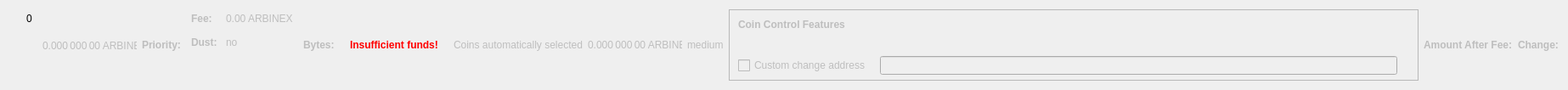
    <widget class="QWidget" name="dummyHideWidget" native="true">
     <property name="maximumSize">
      <size>
       <width>100</width>
       <height>22</height>
      </size>
     </property>
     <layout class="QHBoxLayout" name="dummyHideLayout">
      <item>
       <layout class="QFormLayout" name="formLayoutCoinControl1">
        <property name="horizontalSpacing">
         <number>10</number>
        </property>
        <property name="verticalSpacing">
         <number>14</number>
        </property>
        <property name="leftMargin">
         <number>10</number>
        </property>
        <property name="topMargin">
         <number>4</number>
        </property>
        <property name="rightMargin">
         <number>6</number>
        </property>
        <item row="0" column="1">
         <widget class="QLabel" name="labelCoinControlBytes">
          <property name="cursor">
           <cursorShape>IBeamCursor</cursorShape>
          </property>
          <property name="contextMenuPolicy">
           <enum>Qt::ActionsContextMenu</enum>
          </property>
          <property name="text">
           <string notr="true">0</string>
          </property>
          <property name="textInteractionFlags">
           <set>Qt::LinksAccessibleByMouse|Qt::TextSelectableByKeyboard|Qt::TextSelectableByMouse</set>
          </property>
         </widget>
        </item>
       </layout>
      </item>
      <item>
       <widget class="QLabel" name="labelCoinControlAfterFee">
        <property name="enabled">
         <bool>false</bool>
        </property>
        <property name="sizePolicy">
         <sizepolicy hsizetype="Fixed" vsizetype="Fixed">
          <horstretch>0</horstretch>
          <verstretch>0</verstretch>
         </sizepolicy>
        </property>
        <property name="minimumSize">
         <size>
          <width>111</width>
          <height>12</height>
         </size>
        </property>
        <property name="maximumSize">
         <size>
          <width>111</width>
          <height>12</height>
         </size>
        </property>
        <property name="cursor">
         <cursorShape>IBeamCursor</cursorShape>
        </property>
        <property name="contextMenuPolicy">
         <enum>Qt::ActionsContextMenu</enum>
        </property>
        <property name="text">
         <string notr="true">0.000 000 00 ARBINEX</string>
        </property>
        <property name="textInteractionFlags">
         <set>Qt::LinksAccessibleByMouse|Qt::TextSelectableByKeyboard|Qt::TextSelectableByMouse</set>
        </property>
       </widget>
      </item>
      <item>
       <widget class="QLabel" name="labelCoinControlPriorityText">
        <property name="enabled">
         <bool>false</bool>
        </property>
        <property name="font">
         <font>
          <weight>75</weight>
          <bold>true</bold>
         </font>
        </property>
        <property name="text">
         <string>Priority:</string>
        </property>
       </widget>
      </item>
      <item>
       <layout class="QHBoxLayout" name="horizontalLayout"/>
      </item>
      <item>
       <layout class="QFormLayout" name="formLayoutCoinControl3">
        <property name="horizontalSpacing">
         <number>10</number>
        </property>
        <property name="verticalSpacing">
         <number>14</number>
        </property>
        <property name="leftMargin">
         <number>6</number>
        </property>
        <property name="topMargin">
         <number>4</number>
        </property>
        <property name="rightMargin">
         <number>6</number>
        </property>
        <item row="0" column="0">
         <widget class="QLabel" name="labelCoinControlFeeText">
          <property name="enabled">
           <bool>false</bool>
          </property>
          <property name="font">
           <font>
            <weight>75</weight>
            <bold>true</bold>
           </font>
          </property>
          <property name="text">
           <string>Fee:</string>
          </property>
          <property name="margin">
           <number>0</number>
          </property>
         </widget>
        </item>
        <item row="0" column="1">
         <widget class="QLabel" name="labelCoinControlFee">
          <property name="enabled">
           <bool>false</bool>
          </property>
          <property name="cursor">
           <cursorShape>IBeamCursor</cursorShape>
          </property>
          <property name="contextMenuPolicy">
           <enum>Qt::ActionsContextMenu</enum>
          </property>
          <property name="text">
           <string notr="true">0.00 ARBINEX</string>
          </property>
          <property name="textInteractionFlags">
           <set>Qt::LinksAccessibleByMouse|Qt::TextSelectableByKeyboard|Qt::TextSelectableByMouse</set>
          </property>
         </widget>
        </item>
        <item row="1" column="0">
         <widget class="QLabel" name="labelCoinControlLowOutputText">
          <property name="enabled">
           <bool>false</bool>
          </property>
          <property name="font">
           <font>
            <weight>75</weight>
            <bold>true</bold>
           </font>
          </property>
          <property name="text">
           <string>Dust:</string>
          </property>
         </widget>
        </item>
        <item row="1" column="1">
         <widget class="QLabel" name="labelCoinControlLowOutput">
          <property name="enabled">
           <bool>false</bool>
          </property>
          <property name="cursor">
           <cursorShape>IBeamCursor</cursorShape>
          </property>
          <property name="contextMenuPolicy">
           <enum>Qt::ActionsContextMenu</enum>
          </property>
          <property name="text">
           <string>no</string>
          </property>
          <property name="textInteractionFlags">
           <set>Qt::LinksAccessibleByMouse|Qt::TextSelectableByKeyboard|Qt::TextSelectableByMouse</set>
          </property>
         </widget>
        </item>
       </layout>
      </item>
      <item>
       <widget class="QLabel" name="labelCoinControlBytesText">
        <property name="enabled">
         <bool>false</bool>
        </property>
        <property name="font">
         <font>
          <weight>75</weight>
          <bold>true</bold>
         </font>
        </property>
        <property name="text">
         <string>Bytes:</string>
        </property>
       </widget>
      </item>
      <item>
       <layout class="QFormLayout" name="formLayoutCoinControl2">
        <property name="horizontalSpacing">
         <number>10</number>
        </property>
        <property name="verticalSpacing">
         <number>14</number>
        </property>
        <property name="leftMargin">
         <number>6</number>
        </property>
        <property name="topMargin">
         <number>4</number>
        </property>
        <property name="rightMargin">
         <number>6</number>
        </property>
       </layout>
      </item>
      <item>
       <layout class="QHBoxLayout" name="horizontalLayoutCoinControl2">
        <property name="spacing">
         <number>8</number>
        </property>
        <property name="bottomMargin">
         <number>10</number>
        </property>
       </layout>
      </item>
      <item>
       <widget class="QLabel" name="labelCoinControlInsuffFunds">
        <property name="enabled">
         <bool>false</bool>
        </property>
        <property name="minimumSize">
         <size>
          <width>0</width>
          <height>0</height>
         </size>
        </property>
        <property name="font">
         <font>
          <weight>75</weight>
          <bold>true</bold>
         </font>
        </property>
        <property name="styleSheet">
         <string notr="true">color:red;font-weight:bold;</string>
        </property>
        <property name="text">
         <string>Insufficient funds!</string>
        </property>
        <property name="margin">
         <number>5</number>
        </property>
       </widget>
      </item>
      <item>
       <layout class="QFormLayout" name="formLayoutCoinControl4">
        <property name="horizontalSpacing">
         <number>10</number>
        </property>
        <property name="verticalSpacing">
         <number>14</number>
        </property>
        <property name="leftMargin">
         <number>6</number>
        </property>
        <property name="topMargin">
         <number>4</number>
        </property>
        <property name="rightMargin">
         <number>6</number>
        </property>
       </layout>
      </item>
      <item>
       <widget class="QLabel" name="labelCoinControlAutomaticallySelected">
        <property name="enabled">
         <bool>false</bool>
        </property>
        <property name="sizePolicy">
         <sizepolicy hsizetype="Fixed" vsizetype="Fixed">
          <horstretch>0</horstretch>
          <verstretch>0</verstretch>
         </sizepolicy>
        </property>
        <property name="minimumSize">
         <size>
          <width>0</width>
          <height>0</height>
         </size>
        </property>
        <property name="maximumSize">
         <size>
          <width>240</width>
          <height>16777215</height>
         </size>
        </property>
        <property name="text">
         <string>Coins automatically selected</string>
        </property>
        <property name="margin">
         <number>5</number>
        </property>
       </widget>
      </item>
      <item>
       <widget class="QLabel" name="labelCoinControlChange">
        <property name="enabled">
         <bool>false</bool>
        </property>
        <property name="sizePolicy">
         <sizepolicy hsizetype="Fixed" vsizetype="Fixed">
          <horstretch>0</horstretch>
          <verstretch>0</verstretch>
         </sizepolicy>
        </property>
        <property name="minimumSize">
         <size>
          <width>111</width>
          <height>0</height>
         </size>
        </property>
        <property name="maximumSize">
         <size>
          <width>111</width>
          <height>16777215</height>
         </size>
        </property>
        <property name="cursor">
         <cursorShape>IBeamCursor</cursorShape>
        </property>
        <property name="contextMenuPolicy">
         <enum>Qt::ActionsContextMenu</enum>
        </property>
        <property name="text">
         <string notr="true">0.000 000 00 ARBINEX</string>
        </property>
        <property name="textInteractionFlags">
         <set>Qt::LinksAccessibleByMouse|Qt::TextSelectableByKeyboard|Qt::TextSelectableByMouse</set>
        </property>
       </widget>
      </item>
      <item>
       <widget class="QLabel" name="labelCoinControlPriority">
        <property name="enabled">
         <bool>false</bool>
        </property>
        <property name="cursor">
         <cursorShape>IBeamCursor</cursorShape>
        </property>
        <property name="contextMenuPolicy">
         <enum>Qt::ActionsContextMenu</enum>
        </property>
        <property name="text">
         <string>medium</string>
        </property>
        <property name="textInteractionFlags">
         <set>Qt::LinksAccessibleByMouse|Qt::TextSelectableByKeyboard|Qt::TextSelectableByMouse</set>
        </property>
       </widget>
      </item>
      <item>
       <widget class="QFrame" name="frameCoinControl">
        <property name="sizePolicy">
         <sizepolicy hsizetype="Expanding" vsizetype="Expanding">
          <horstretch>0</horstretch>
          <verstretch>0</verstretch>
         </sizepolicy>
        </property>
        <property name="maximumSize">
         <size>
          <width>16777215</width>
          <height>16777215</height>
         </size>
        </property>
        <property name="frameShape">
         <enum>QFrame::StyledPanel</enum>
        </property>
        <property name="frameShadow">
         <enum>QFrame::Sunken</enum>
        </property>
        <layout class="QVBoxLayout" name="verticalLayoutCoinControl2_2">
         <property name="spacing">
          <number>0</number>
         </property>
         <property name="leftMargin">
          <number>0</number>
         </property>
         <property name="topMargin">
          <number>0</number>
         </property>
         <property name="rightMargin">
          <number>0</number>
         </property>
         <property name="bottomMargin">
          <number>6</number>
         </property>
         <item>
          <layout class="QVBoxLayout" name="verticalLayoutCoinControl" stretch="0,0,0,1">
           <property name="spacing">
            <number>0</number>
           </property>
           <property name="leftMargin">
            <number>10</number>
           </property>
           <property name="topMargin">
            <number>10</number>
           </property>
           <item>
            <layout class="QHBoxLayout" name="horizontalLayoutCoinControl1">
             <property name="bottomMargin">
              <number>15</number>
             </property>
             <item>
              <widget class="QLabel" name="labelCoinControlFeatures">
               <property name="enabled">
                <bool>false</bool>
               </property>
               <property name="sizePolicy">
                <sizepolicy hsizetype="Preferred" vsizetype="Maximum">
                 <horstretch>0</horstretch>
                 <verstretch>0</verstretch>
                </sizepolicy>
               </property>
               <property name="font">
                <font>
                 <weight>75</weight>
                 <bold>true</bold>
                </font>
               </property>
               <property name="styleSheet">
                <string notr="true">font-weight:bold;</string>
               </property>
               <property name="text">
                <string>Coin Control Features</string>
               </property>
              </widget>
             </item>
            </layout>
           </item>
           <item>
            <widget class="QWidget" name="widgetCoinControl" native="true">
             <property name="sizePolicy">
              <sizepolicy hsizetype="Preferred" vsizetype="Preferred">
               <horstretch>0</horstretch>
               <verstretch>0</verstretch>
              </sizepolicy>
             </property>
             <property name="minimumSize">
              <size>
               <width>0</width>
               <height>0</height>
              </size>
             </property>
             <property name="styleSheet">
              <string notr="true"/>
             </property>
             <layout class="QHBoxLayout" name="horizontalLayoutCoinControl5_2">
              <property name="leftMargin">
               <number>0</number>
              </property>
              <property name="topMargin">
               <number>0</number>
              </property>
              <property name="rightMargin">
               <number>0</number>
              </property>
              <property name="bottomMargin">
               <number>0</number>
              </property>
              <item>
               <layout class="QHBoxLayout" name="horizontalLayoutCoinControl3">
                <property name="spacing">
                 <number>20</number>
                </property>
                <property name="topMargin">
                 <number>0</number>
                </property>
                <property name="bottomMargin">
                 <number>10</number>
                </property>
               </layout>
              </item>
             </layout>
            </widget>
           </item>
           <item>
            <layout class="QHBoxLayout" name="horizontalLayoutCoinControl4" stretch="0,0,0">
             <property name="spacing">
              <number>12</number>
             </property>
             <property name="sizeConstraint">
              <enum>QLayout::SetDefaultConstraint</enum>
             </property>
             <property name="topMargin">
              <number>5</number>
             </property>
             <property name="rightMargin">
              <number>5</number>
             </property>
             <item>
              <widget class="QCheckBox" name="checkBoxCoinControlChange">
               <property name="enabled">
                <bool>false</bool>
               </property>
               <property name="toolTip">
                <string>If this is activated, but the change address is empty or invalid, change will be sent to a newly generated address.</string>
               </property>
               <property name="text">
                <string>Custom change address</string>
               </property>
              </widget>
             </item>
             <item>
              <widget class="QValidatedLineEdit" name="lineEditCoinControlChange">
               <property name="enabled">
                <bool>false</bool>
               </property>
               <property name="sizePolicy">
                <sizepolicy hsizetype="Expanding" vsizetype="Fixed">
                 <horstretch>0</horstretch>
                 <verstretch>0</verstretch>
                </sizepolicy>
               </property>
              </widget>
             </item>
             <item>
              <widget class="QLabel" name="labelCoinControlChangeLabel_2">
               <property name="sizePolicy">
                <sizepolicy hsizetype="Preferred" vsizetype="Expanding">
                 <horstretch>0</horstretch>
                 <verstretch>0</verstretch>
                </sizepolicy>
               </property>
               <property name="minimumSize">
                <size>
                 <width>0</width>
                 <height>0</height>
                </size>
               </property>
               <property name="text">
                <string/>
               </property>
               <property name="margin">
                <number>3</number>
               </property>
              </widget>
             </item>
            </layout>
           </item>
           <item>
            <spacer name="verticalSpacerCoinControl">
             <property name="orientation">
              <enum>Qt::Vertical</enum>
             </property>
             <property name="sizeHint" stdset="0">
              <size>
               <width>800</width>
               <height>1</height>
              </size>
             </property>
            </spacer>
           </item>
          </layout>
         </item>
        </layout>
       </widget>
      </item>
      <item>
       <widget class="QLabel" name="labelCoinControlAfterFeeText">
        <property name="enabled">
         <bool>false</bool>
        </property>
        <property name="minimumSize">
         <size>
          <width>0</width>
          <height>0</height>
         </size>
        </property>
        <property name="maximumSize">
         <size>
          <width>16777215</width>
          <height>16777215</height>
         </size>
        </property>
        <property name="font">
         <font>
          <weight>75</weight>
          <bold>true</bold>
         </font>
        </property>
        <property name="text">
         <string>Amount After Fee:</string>
        </property>
        <property name="alignment">
         <set>Qt::AlignLeading|Qt::AlignLeft|Qt::AlignVCenter</set>
        </property>
        <property name="margin">
         <number>0</number>
        </property>
       </widget>
      </item>
      <item>
       <widget class="QLabel" name="labelCoinControlChangeText">
        <property name="enabled">
         <bool>false</bool>
        </property>
        <property name="sizePolicy">
         <sizepolicy hsizetype="Preferred" vsizetype="Preferred">
          <horstretch>0</horstretch>
          <verstretch>0</verstretch>
         </sizepolicy>
        </property>
        <property name="minimumSize">
         <size>
          <width>0</width>
          <height>0</height>
         </size>
        </property>
        <property name="maximumSize">
         <size>
          <width>16777215</width>
          <height>16777215</height>
         </size>
        </property>
        <property name="font">
         <font>
          <weight>75</weight>
          <bold>true</bold>
         </font>
        </property>
        <property name="text">
         <string>Change:</string>
        </property>
        <property name="alignment">
         <set>Qt::AlignLeading|Qt::AlignLeft|Qt::AlignVCenter</set>
        </property>
       </widget>
      </item>
     </layout>
    </widget>
